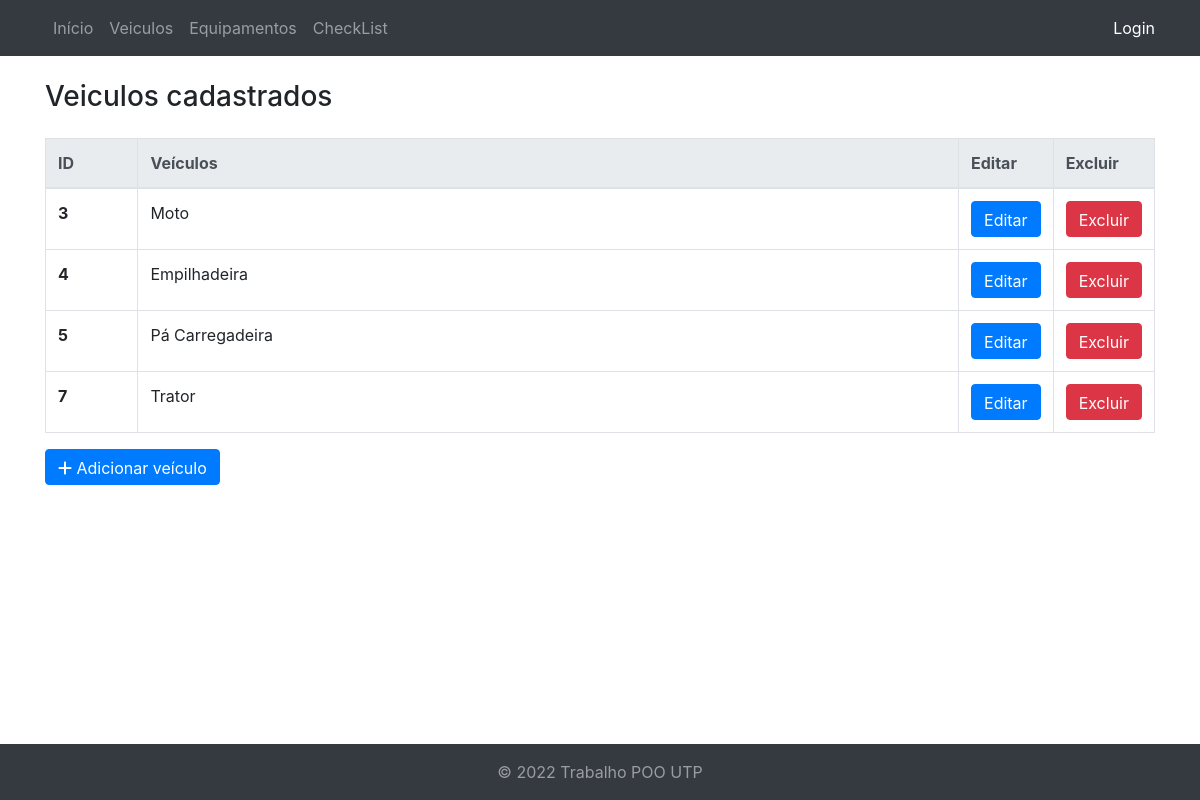
/veiculos/, run on an earlier commit of the app's database.
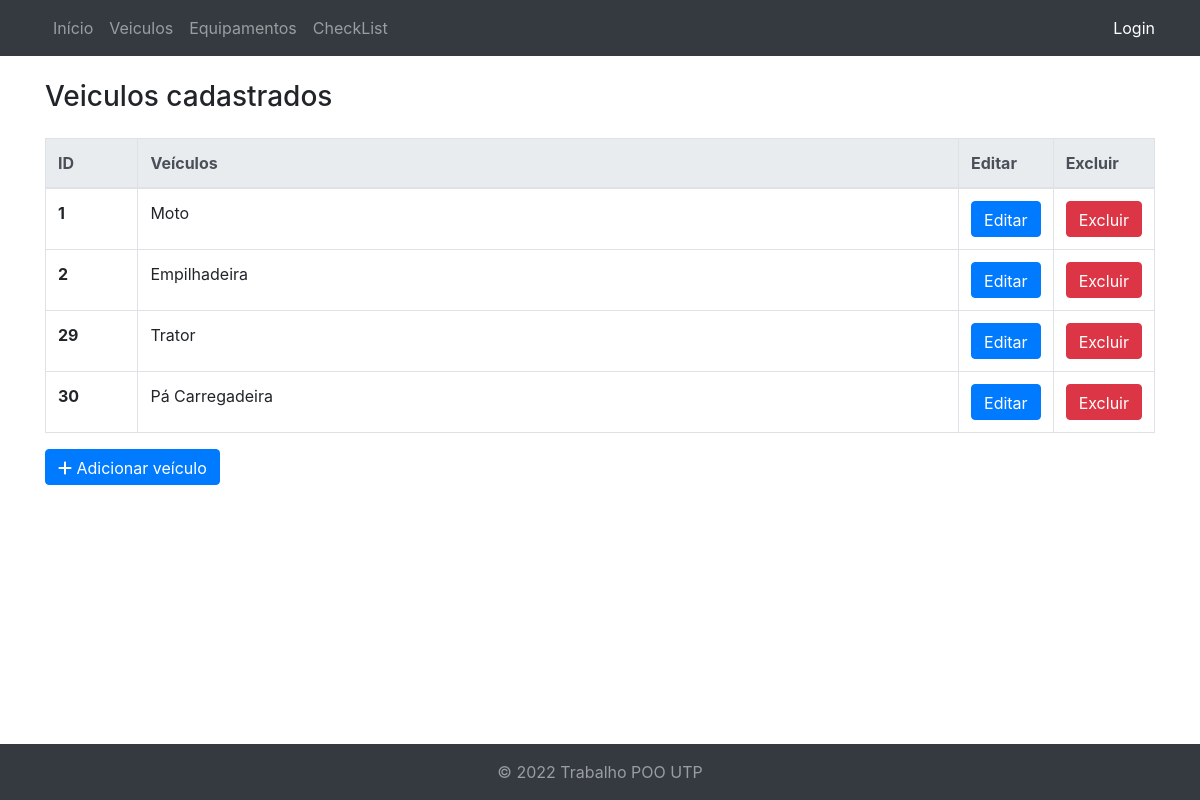
And on a later commit of the database.
### core/models.py (models this page shows, shortened)
class Veiculos(models.Model):
    id = models.AutoField(primary_key=True)
    descricao_veiculo = models.CharField(verbose_name="Descrição do Veículo", max_length=256, blank=True, null=True)

### core/views.py (the view)
# urls.py: path('veiculos/', views.veiculos, name='veiculo'),
def veiculos(request):
    veiculo = Veiculos.objects.all()
    response = {'veiculos': veiculo}
    return render(request, 'veiculos.html', response)

### templates/veiculos.html (shortened to what this page needs)
{% extends "index.html" %}
{% block content %}
<div class="container mt-4 mb-4">
  <div class="">
    <h3>Veiculos cadastrados</h3>
    <table class="table table-bordered mt-4">
      <thead class="thead-light">
        <tr>
          <th scope="col">ID</th>
          <th scope="col">Veículos</th>
          <th scope="col">Editar</th>
          <th scope="col">Excluir</th>
        </tr>
      </thead>
      <tbody>
        {% for veiculo in veiculos %}
        <tr>
          <th class="col-1" scope="row">{{veiculo.id}}</th>
          <td>{{veiculo.descricao_veiculo}}</td>
          <td class="col-1"> <a href="editar/?id={{ veiculo.id }}" class="btn btn-primary">Editar</a></td>
          <td class="col-1"><a href="excluir/{{ veiculo.id }}/" class="btn btn-danger">Excluir</a></td>
        </tr>
        {% endfor %}
      </tbody>
    </table>
    <a href="adicionar/" class="btn btn-primary"><i class="fas fa-solid fa-plus"></i> Adicionar veículo</a>
  </div>
</div>
{% endblock %}

### templates/index.html (shortened to what this page needs)
{% load static %}
<!DOCTYPE html>
<html lang="pt-BR">
<head>
    <link rel="stylesheet" href="{% static 'css/main.css' %}">
    <link rel="stylesheet" href="{% static 'css/header.css' %}">
    <link href="//maxcdn.bootstrapcdn.com/bootstrap/4.0.0/css/bootstrap.min.css" rel="stylesheet" id="bootstrap-css">
    <link rel="stylesheet" href="path/to/font-awesome/css/font-awesome.min.css">
    <link rel="stylesheet" href="https://cdnjs.cloudflare.com/ajax/libs/font-awesome/5.11.2/css/all.css">
</head>
<header>
    {% include "header.html" %}
</header>
<body>
    {% block content %} {% endblock %}
</body>
<footer>
    {% include "footer.html" %}
</footer>
</html>

### templates/header.html
<nav class="navbar navbar-expand-lg navbar-dark bg-dark">
  <div class="container">
    <div class="collapse navbar-collapse" id="navbarText">
      <ul class="navbar-nav mr-auto">
        <li class="nav-item">
          <a class="nav-link" href="{% url 'inicio' %}">Início</a>
        </li>
        <li class="nav-item">
          <a class="nav-link" href="/veiculos/">Veiculos</a>
        </li>
        <li class="nav-item">
          <a class="nav-link" href="/equipamentos/">Equipamentos</a>
        </li>
        <li class="nav-item">
          <a class="nav-link" href="/checklist/">CheckList</a>
        </li>
      </ul>
      <span class="navbar-text">
        <a href="{% url 'login' %}">Login</a>
      </span>
    </div>
  </div>
</nav>

### templates/footer.html
<div class="text-center text-lg-start footer">
  <div class="text-center p-3" style="background-color: #343a40;">
    <a style="color: rgba(255,255,255,.5);">&copy; 2022 Trabalho POO UTP</a>
  </div>
</div>

### static/css/main.css (style rules this page uses)
.footer { position: fixed; bottom: 0 !important; width: 100%; }
.btn { font-weight: 700; height: 36px; -moz-user-select: none; -webkit-user-select: none; user-select: none; cursor: default; }

What changed in the data, as far as the page shows it:
removed Veiculos: id "3", descricao_veiculo "Moto"
removed Veiculos: id "4", descricao_veiculo "Empilhadeira"
removed Veiculos: id "5", descricao_veiculo "Pá Carregadeira"
removed Veiculos: id "7", descricao_veiculo "Trator"
added Veiculos: id "1", descricao_veiculo "Moto"
added Veiculos: id "2", descricao_veiculo "Empilhadeira"
added Veiculos: id "29", descricao_veiculo "Trator"
added Veiculos: id "30", descricao_veiculo "Pá Carregadeira"
